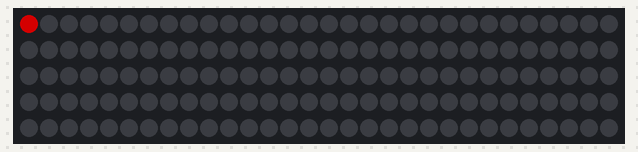
Bench run of a sketch on a simulated Arduino Uno, built with avr-gcc and run on an emulated ATmega328P. Shown: 150 RGB LEDs in strip order, left to right, continuing on the next row. Dim RGB values are drawn brighter than linear; what the sketch prints to the serial monitor is not drawn.

Above: at 0.15 s.
At 5.03 s:
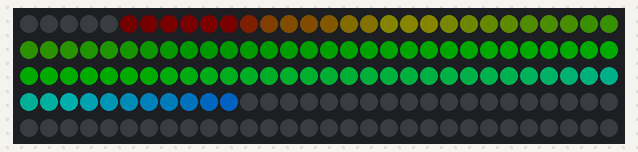
At 9.62 s:
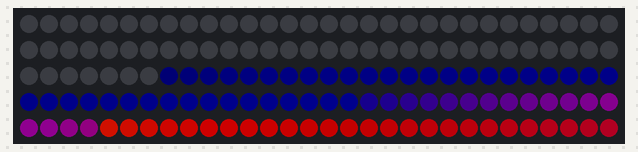
At 19.7 s:
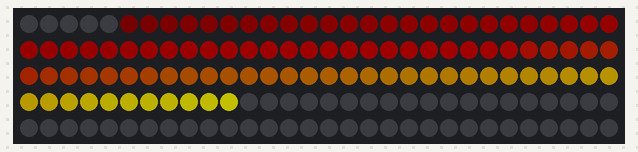
At 29.47 s:
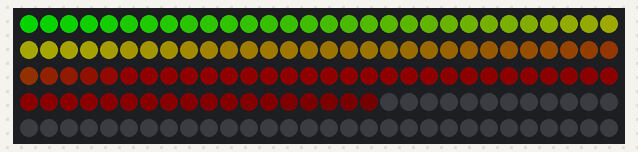
At 39.55 s:
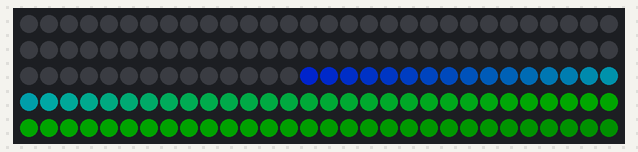

The sketch:

Cylon.ino
```cpp
#include "FastLED.h"

// How many leds in your strip?
#define NUM_LEDS 150

// For led chips like Neopixels, which have a data line, ground, and power, you just
// need to define DATA_PIN.  For led chipsets that are SPI based (four wires - data, clock,
// ground, and power), like the LPD8806, define both DATA_PIN and CLOCK_PIN
#define DATA_PIN 3
#define CLOCK_PIN 8
#define LED_TYPE    APA102
#define COLOR_ORDER BGR
#define BRIGHTNESS          128

// Define the array of leds
CRGB leds[NUM_LEDS];

void setup() {
	Serial.begin(57600);
	Serial.println("resetting");
  FastLED.addLeds<LED_TYPE,DATA_PIN,CLOCK_PIN,COLOR_ORDER>(leds, NUM_LEDS).setCorrection( TypicalLEDStrip );
	LEDS.setBrightness(BRIGHTNESS);
}

void fadeall() { for(int i = 0; i < NUM_LEDS; i++) { leds[i].nscale8(250); } }

void loop() {
	static uint8_t hue = 0;
	Serial.print("x");
	// First slide the led in one direction
	for(int i = 0; i < NUM_LEDS; i++) {
		// Set the i'th led to red
		leds[i] = CHSV(hue++, 255, 255);
		// Show the leds
		FastLED.show();
		// now that we've shown the leds, reset the i'th led to black
		// leds[i] = CRGB::Black;
		fadeall();
		// Wait a little bit before we loop around and do it again
		delay(10);
	}
	Serial.print("x");

	// Now go in the other direction.
	for(int i = (NUM_LEDS)-1; i >= 0; i--) {
		// Set the i'th led to red
		leds[i] = CHSV(hue++, 255, 255);
		// Show the leds
		FastLED.show();
		// now that we've shown the leds, reset the i'th led to black
		// leds[i] = CRGB::Black;
		fadeall();
		// Wait a little bit before we loop around and do it again
		delay(10);
	}
}
```
